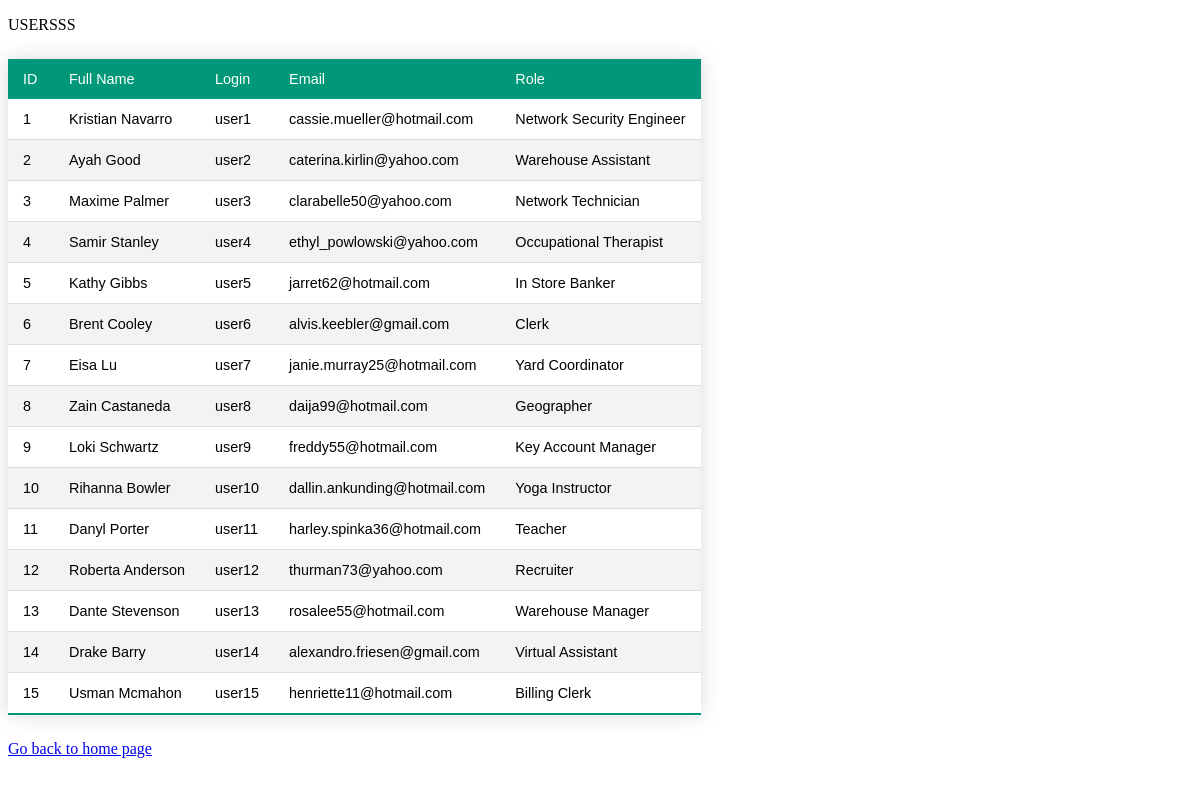
The page / on the database its author committed.
### tables this page shows
CREATE TABLE USERS (ID INTEGER NOT NULL PRIMARY KEY AUTOINCREMENT, "FULL NAME" TEXT NOT NULL, EMAIL TEXT UNIQUE NOT NULL, ROLE CHAR (40), LOGIN CHAR (20) NOT NULL, PASSWORD TEXT (50) NOT NULL);

### db_app.py (the view)
@app.route('/')
def get_users():
   con = sql.connect(DATABASE)
   con.row_factory = sql.Row
   cur = con.cursor()
   cur.execute("select * from users")
   rows = cur.fetchall();
   return render_template("list.html",rows = rows)

### templates/list.html (shortened to what this page needs)
<!doctype html>
<html>
   <body>
   <p>USERSSS</p>
      <table class="styled-table">
         <thead>
            <td>ID</td>
            <td>Full Name</td>
            <td>Login</td>
            <td>Email</td>
            <td>Role</td>
         </thead>
         {% for row in rows %}
            <tr>
               <td>{{row["ID"]}}</td>
               <td>{{row["Full Name"]}}</td>
               <td>{{row["Login"]}}</td>
               <td> {{ row["Email"]}}</td>
               <td>{{row['Role']}}</td>
            </tr>
         {% endfor %}
      </table>
      <a href = "/">Go back to home page</a>
   </body>
</html>

### templates/list.html (style rules this page uses)
.styled-table { border-collapse: collapse; margin: 25px 0; font-size: 0.9em; font-family: sans-serif; min-width: 400px; box-shadow: 0 0 20px rgba(0, 0, 0, 0.15); }
.styled-table th, .styled-table td { padding: 12px 15px; }
.styled-table tbody tr { border-bottom: 1px solid #dddddd; }
.styled-table tbody tr:nth-of-type(even) { background-color: #f3f3f3; }
.styled-table tbody tr:last-of-type { border-bottom: 2px solid #009879; }

### rows shown on the page
USERS: ID "1", FULL NAME "Kristian Navarro", Login "user1", Email "cassie.mueller@hotmail.com", Role "Network Security Engineer"
USERS: ID "2", FULL NAME "Ayah Good", Login "user2", Email "caterina.kirlin@yahoo.com", Role "Warehouse Assistant"
USERS: ID "3", FULL NAME "Maxime Palmer", Login "user3", Email "clarabelle50@yahoo.com", Role "Network Technician"
USERS: ID "4", FULL NAME "Samir Stanley", Login "user4", Email "ethyl_powlowski@yahoo.com", Role "Occupational Therapist"
USERS: ID "5", FULL NAME "Kathy Gibbs", Login "user5", Email "jarret62@hotmail.com", Role "In Store Banker"
USERS: ID "6", FULL NAME "Brent Cooley", Login "user6", Email "alvis.keebler@gmail.com", Role "Clerk"
USERS: ID "7", FULL NAME "Eisa Lu", Login "user7", Email "janie.murray25@hotmail.com", Role "Yard Coordinator"
USERS: ID "8", FULL NAME "Zain Castaneda", Login "user8", Email "daija99@hotmail.com", Role "Geographer"
USERS: ID "9", FULL NAME "Loki Schwartz", Login "user9", Email "freddy55@hotmail.com", Role "Key Account Manager"
USERS: ID "10", FULL NAME "Rihanna Bowler", Login "user10", Email "dallin.ankunding@hotmail.com", Role "Yoga Instructor"
USERS: ID "11", FULL NAME "Danyl Porter", Login "user11", Email "harley.spinka36@hotmail.com", Role "Teacher"
USERS: ID "12", FULL NAME "Roberta Anderson", Login "user12", Email "thurman73@yahoo.com", Role "Recruiter"
USERS: ID "13", FULL NAME "Dante Stevenson", Login "user13", Email "rosalee55@hotmail.com", Role "Warehouse Manager"
USERS: ID "14", FULL NAME "Drake Barry", Login "user14", Email "alexandro.friesen@gmail.com", Role "Virtual Assistant"
USERS: ID "15", FULL NAME "Usman Mcmahon", Login "user15", Email "henriette11@hotmail.com", Role "Billing Clerk"
